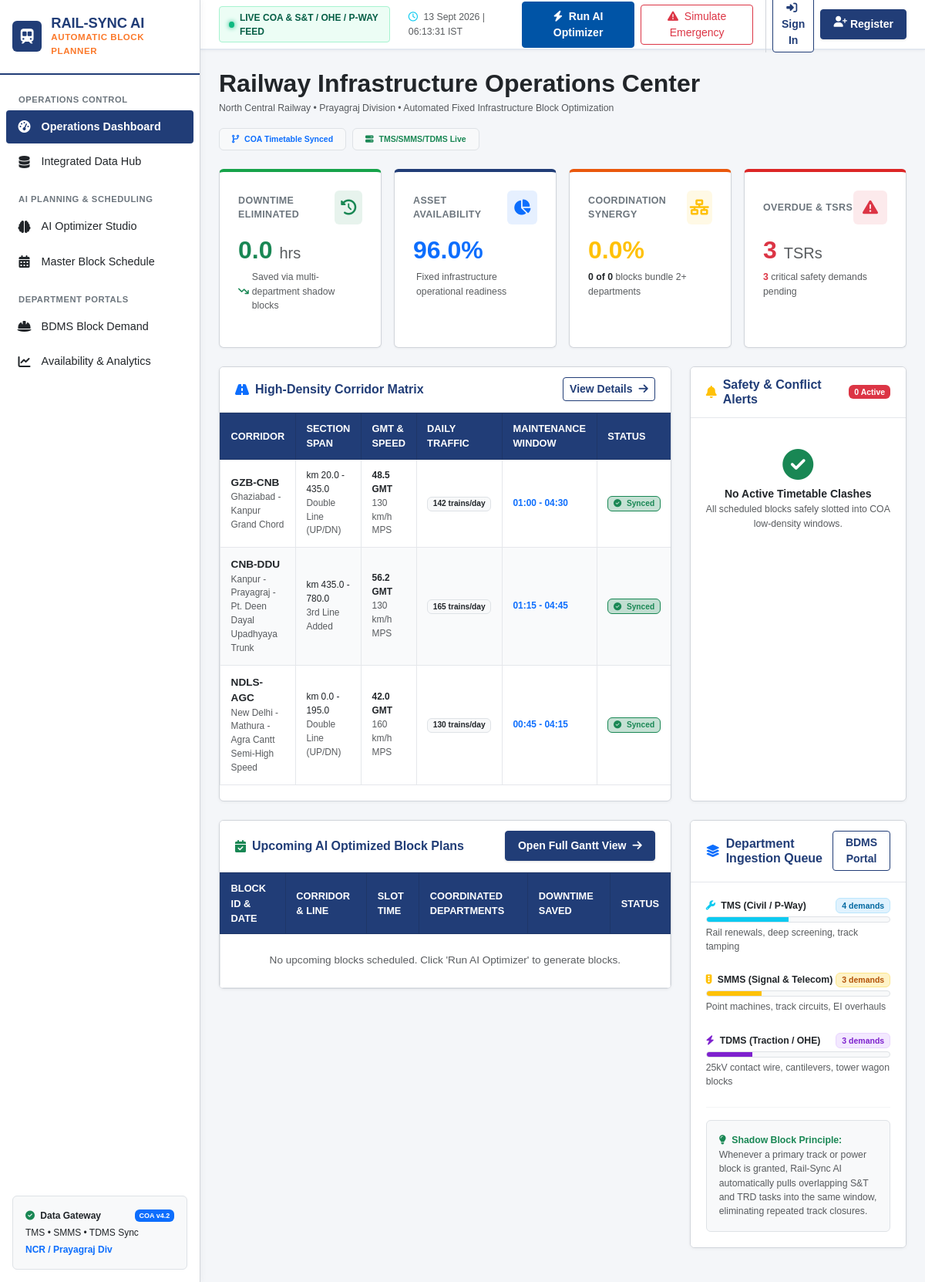
Before: / with the older database file.
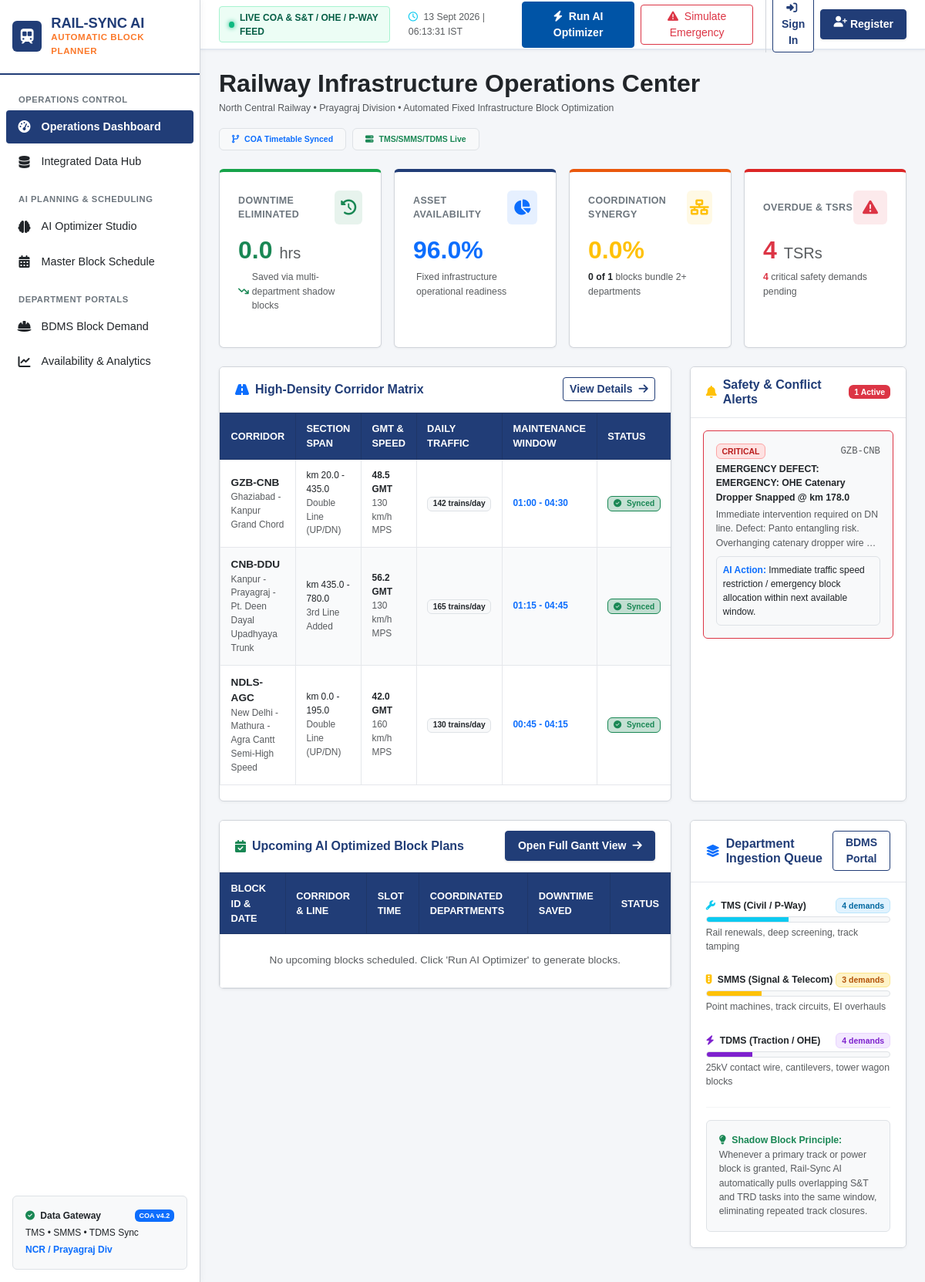
After: the same page with the newer database file.
### core_rail/models.py (models this page shows, shortened)
class Corridor(models.Model):
    LINE_CHOICES = [
        ('SINGLE', 'Single Line'),
        ('DOUBLE', 'Double Line (UP/DN)'),
        ('TRIPLE', '3rd Line Added'),
        ('QUAD', 'Quadruple (4 Lines)'),
    ]
    division = models.ForeignKey(Division, on_delete=models.CASCADE, related_name='corridors')
    name = models.CharField(max_length=150)
    code = models.CharField(max_length=20, unique=True)
    start_station = models.CharField(max_length=100)
    end_station = models.CharField(max_length=100)
    start_km = models.FloatField(default=0.0)
    end_km = models.FloatField(default=100.0)
    line_type = models.CharField(max_length=15, choices=LINE_CHOICES, default='DOUBLE')
    is_electrified = models.BooleanField(default=True)
    max_permissible_speed = models.IntegerField(default=130, help_text="km/h")
    gmt = models.FloatField(default=35.0, help_text="Gross Million Tonnes per Annum")
    daily_trains = models.IntegerField(default=120, help_text="Average daily trains (COA)")
    corridor_window_start = models.TimeField(default='01:00:00', help_text="Typical COA low-traffic slot start")
    corridor_window_end = models.TimeField(default='04:30:00', help_text="Typical COA low-traffic slot end")

### scheduler/models.py (models this page shows, shortened)
class ConflictAlert(models.Model):
    SEVERITY_LEVELS = [
        ('CRITICAL', 'Critical - Track Safety / Collision with Timetable'),
        ('WARNING', 'Warning - High Traffic Density Slot'),
        ('INFO', 'Information - Shadow Block Opportunity Available'),
    ]
    severity = models.CharField(max_length=15, choices=SEVERITY_LEVELS, default='WARNING')
    corridor = models.ForeignKey(Corridor, on_delete=models.CASCADE)
    title = models.CharField(max_length=150)
    details = models.TextField()
    suggested_action = models.TextField()
    is_resolved = models.BooleanField(default=False)
    created_at = models.DateTimeField(auto_now_add=True)
    class Meta:
        ordering = ['is_resolved', '-created_at']

### scheduler/views.py (the view)
# urls.py: path('', views.dashboard_view, name='dashboard'),
def dashboard_view(request):
    corridors = Corridor.objects.all().prefetch_related('scheduled_blocks', 'maintenance_demands')
    total_demands = MaintenanceDemand.objects.count()
    pending_demands = MaintenanceDemand.objects.filter(status__in=['PENDING', 'AI_RECOMMENDED', 'DEFERRED']).count()
    scheduled_demands = MaintenanceDemand.objects.filter(status__in=['SCHEDULED', 'BUNDLED']).count()
    latest_run = OptimizationRun.objects.first()
    blocks = BlockSchedule.objects.all()
    total_blocks_count = blocks.count()
    coordinated_blocks_count = blocks.filter(is_coordinated=True).count()
    total_saved_minutes = blocks.aggregate(s=Sum('estimated_downtime_saved_minutes'))['s'] or 0
    total_saved_hours = round(total_saved_minutes / 60.0, 1)
    synergy_rate = round((coordinated_blocks_count / total_blocks_count * 100), 1) if total_blocks_count > 0 else 0.0
    asset_availability = latest_run.asset_availability_score if latest_run else 98.4
    alerts = ConflictAlert.objects.filter(is_resolved=False)[:5]
    active_tsrs = MaintenanceDemand.objects.filter(speed_restriction_imposed=True).count()
    critical_overdue = MaintenanceDemand.objects.filter(Q(criticality='EMERGENCY') | Q(overdue_days__gt=5)).count()
    today = timezone.now().date()
    upcoming_blocks = BlockSchedule.objects.filter(scheduled_date__gte=today).order_by('scheduled_date', 'start_time')[:6]
    tms_count = MaintenanceDemand.objects.filter(source_system='TMS').count()
    smms_count = MaintenanceDemand.objects.filter(source_system='SMMS').count()
    tdms_count = MaintenanceDemand.objects.filter(source_system='TDMS').count()
    context = {
        'corridors': corridors,
        'total_demands': total_demands,
        'pending_demands': pending_demands,
        'scheduled_demands': scheduled_demands,
        'total_blocks_count': total_blocks_count,
        'coordinated_blocks_count': coordinated_blocks_count,
        'total_saved_hours': total_saved_hours,
        'synergy_rate': synergy_rate,
        'asset_availability': asset_availability,
        'alerts': alerts,
        'active_tsrs': active_tsrs,
        'critical_overdue': critical_overdue,
        'upcoming_blocks': upcoming_blocks,
        'tms_count': tms_count,
        'smms_count': smms_count,
        'tdms_count': tdms_count,
        'latest_run': latest_run,
    }
    return render(request, 'dashboard.html', context)

### templates/dashboard.html (shortened to what the changed rows need)
{% extends 'base.html' %}
{% block content %}
<div class="container-fluid p-0">
    <div class="d-flex flex-wrap align-items-center justify-content-between gap-3 mb-4">
        <div>
            <h2 class="fw-bold mb-1 text-dark">Railway Infrastructure Operations Center</h2>
        </div>
    </div>
    <div class="row g-3 mb-4">
        <div class="col-xl-3 col-md-6">
            <div class="card-rail kpi-card warning p-4 h-100">
                <div class="small text-muted mt-2">
                    <span class="text-dark fw-bold">{{ coordinated_blocks_count }} of {{ total_blocks_count }}</span> blocks bundle 2+ departments
                </div>
            </div>
        </div>
        <div class="col-xl-3 col-md-6">
            <div class="card-rail kpi-card danger p-4 h-100">
                <div class="d-flex align-items-center justify-content-between mb-3">
                    <span class="kpi-label">Overdue & TSRs</span>
                    <div class="kpi-icon bg-danger bg-opacity-10 text-danger">
                    </div>
                </div>
                <div class="kpi-value text-danger">{{ active_tsrs }} <span class="fs-5 fw-normal text-muted">TSRs</span></div>
                <div class="small text-muted mt-2">
                    <span class="text-danger fw-bold">{{ critical_overdue }}</span> critical safety demands pending
                </div>
            </div>
        </div>
    </div>
    <div class="row g-4 mb-4">
        <div class="col-lg-8">
            <div class="card-rail h-100">
                <div class="card-rail-body p-0">
                    <div class="table-responsive">
                        <table class="table-rail mb-0">
                            <thead>
                                <tr>
                                    <th>Corridor</th>
                                    <th>Section Span</th>
                                    <th>GMT & Speed</th>
                                    <th>Daily Traffic</th>
                                    <th>Maintenance Window</th>
                                    <th>Status</th>
                                </tr>
                            </thead>
                            <tbody>
                                {% for corr in corridors %}
                                <tr>
                                    <td>
                                        <div class="fw-bold text-dark">{{ corr.code }}</div>
                                        <div class="small text-muted">{{ corr.name }}</div>
                                    </td>
                                    <td>
                                        <div class="text-dark small">km {{ corr.start_km|floatformat:1 }} - {{ corr.end_km|floatformat:1 }}</div>
                                        <div class="text-muted small">{{ corr.get_line_type_display }}</div>
                                    </td>
                                    <td>
                                        <div class="text-dark fw-bold small">{{ corr.gmt }} GMT</div>
                                        <div class="text-muted small">{{ corr.max_permissible_speed }} km/h MPS</div>
                                    </td>
                                    <td>
                                        <span class="badge bg-light border text-dark">{{ corr.daily_trains }} trains/day</span>
                                    </td>
                                    <td>
                                        <div class="small text-primary fw-bold">
                                            {{ corr.corridor_window_start|time:"H:i" }} - {{ corr.corridor_window_end|time:"H:i" }}
                                        </div>
                                    </td>
                                    <td>
                                        <span class="badge bg-success bg-opacity-25 text-success border border-success">
                                            <i class="fa-solid fa-circle-check me-1"></i> Synced
                                        </span>
                                    </td>
                                </tr>
                                {% empty %}
                                <tr>
                                    <td colspan="6" class="text-center py-4 text-muted">No corridor data found.</td>
                                </tr>
                                {% endfor %}
                            </tbody>
                        </table>
                    </div>
                </div>
            </div>
        </div>
        <div class="col-lg-4">
            <div class="card-rail h-100">
                <div class="card-rail-header">
                    <h5 class="card-rail-title">
                        <i class="fa-solid fa-bell text-warning"></i> Safety & Conflict Alerts
                    </h5>
                    <span class="badge bg-danger">{{ alerts|length }} Active</span>
                </div>
                <div class="card-rail-body p-3">
                    {% for alert in alerts %}
                    <div class="p-3 mb-3 rounded bg-light border {% if alert.severity == 'CRITICAL' %}border-danger{% else %}border-warning{% endif %}">
                        <div class="d-flex align-items-center justify-content-between mb-1">
                            <span class="badge {% if alert.severity == 'CRITICAL' %}badge-emergency{% else %}badge-smms{% endif %}">
                                {{ alert.severity }}
                            </span>
                            <span class="small text-muted font-monospace">{{ alert.corridor.code }}</span>
                        </div>
                        <div class="fw-bold text-dark small mb-1">{{ alert.title }}</div>
                        <p class="text-muted small mb-2">{{ alert.details|truncatechars:110 }}</p>
                        <div class="p-2 rounded bg-light border text-dark small" style="font-size: 0.75rem;">
                            <strong class="text-primary">AI Action:</strong> {{ alert.suggested_action }}
                        </div>
                    </div>
                    {% empty %}
                    <div class="text-center py-4 text-muted">
                        <i class="fa-solid fa-check-circle text-success fs-1 mb-2"></i>
                        <div class="text-dark fw-bold">No Active Timetable Clashes</div>
                        <div class="small text-muted">All scheduled blocks safely slotted into COA low-density windows.</div>
                    </div>
                    {% endfor %}
                </div>
            </div>
        </div>
    </div>
    <div class="row g-4">
        <div class="col-lg-8">
            <div class="card-rail">
                <div class="card-rail-body p-0">
                    <div class="table-responsive">
                        <table class="table-rail mb-0">
                            <thead>
                                <tr>
                                    <th>Block ID & Date</th>
                                    <th>Corridor & Line</th>
                                    <th>Slot Time</th>
                                    <th>Coordinated Departments</th>
                                    <th>Downtime Saved</th>
                                    <th>Status</th>
                                </tr>
                            </thead>
                        </table>
                    </div>
                </div>
            </div>
        </div>
        <div class="col-lg-4">
            <div class="card-rail">
                <div class="card-rail-body">
                    <div class="mb-4">
                        <div class="d-flex justify-content-between align-items-center mb-1">
                            <span class="text-dark small fw-bold">
                                <i class="fa-solid fa-bolt text-purple me-1" style="color: #7e22ce;"></i> TDMS (Traction / OHE)
                            </span>
                            <span class="badge badge-tdms">{{ tdms_count }} demands</span>
                        </div>
                    </div>
                </div>
            </div>
        </div>
    </div>
</div>
{% endblock %}

Changed rows visible on the page:
added ConflictAlert: severity "CRITICAL", corridor.code "GZB-CNB", title "EMERGENCY DEFECT: EMERGENCY: OHE Catenary Dropper Snapped @ km 178.0", details "Immediate intervention required on DN line. Defect: Panto entangling risk. Overhanging catenary dropper wire …", suggested_action "Immediate traffic speed restriction / emergency block allocation within next available window."
Other visible differences:
{{ total_blocks_count }}: "0" → "1"
{{ active_tsrs }}: "3" → "4"
{{ critical_overdue }}: "3" → "4"
{{ alerts|length }}: "0" → "1"
{{ tdms_count }}: "3" → "4"
text no longer shown: "No Active Timetable Clashes All scheduled blocks safely slotted into COA low-density windows."
